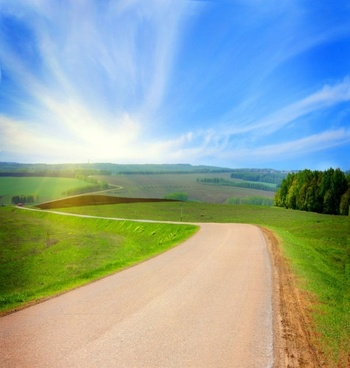
//> input picture Prácticas/Kevin Salazar/Práctica 1/img.jpg, 350 x 368 px
$ ./ponderada   (built with g++ and OpenCV 4)
//> lines starting //> are read from the running program, lines starting //| are printed output that depends on the picture
#include<opencv2/opencv.hpp>
#include<bits/stdc++.h>

using namespace cv;
using namespace std;

int main(){
    Mat A= imread("img.jpg", 1);
//> A is the input picture: 368 rows x 350 cols, CV_8UC3; mean B, G, R 162, 168.3, 147.5
    Mat B= imread("img2.jpg", 1);
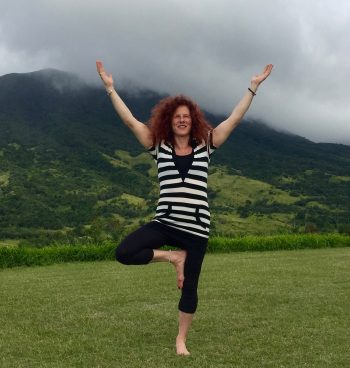
//> input picture Prácticas/Kevin Salazar/Práctica 1/img2.jpg, 350 x 368 px
//> B is the input picture: 368 rows x 350 cols, CV_8UC3; mean B, G, R 86.4, 107.2, 98.8
    Mat res;

    addWeighted(A,0.7, B,0.3, 0, res);
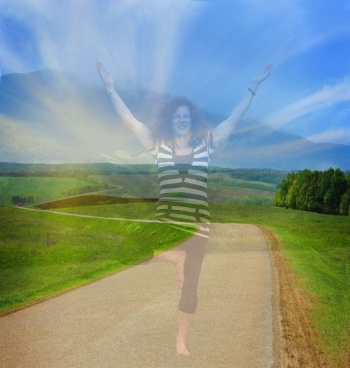
//> res: 368 rows x 350 cols, CV_8UC3; mean B, G, R 139.4, 150, 132.9
    imshow("Suma ponderada", res);
    waitKey(0);


    return 0;
}
